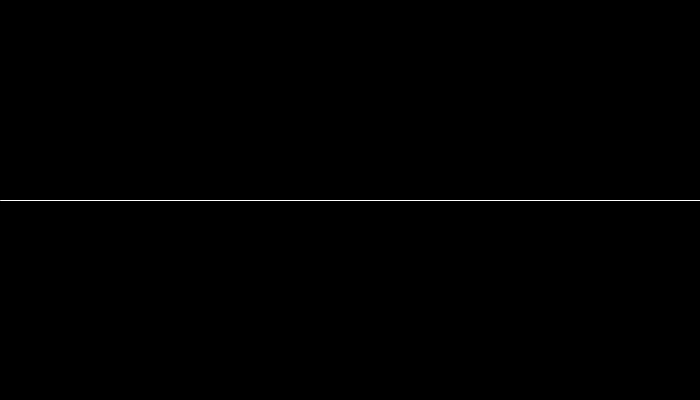
Frame 1 (no input)
Frame 60 (the mouse pressed at the canvas centre just before this capture): identical to frame 1, image omitted
Frame 120 (the mouse held since frame 60 and released just before this capture): identical to frame 1, image omitted

The Processing sketch that drew this single still picture (run headless with seeded random() and noise(); from frame 60 on, the mouse is pressed at the canvas centre):

// Processing sketch: processing_40699
// ── processing_40699.pde

int x = -100;
int xx = 800;
int y = height/2;

void setup(){
  
 size(700,400);
 
  
}

void draw(){
  background(0);
 stroke(255);
 noFill();
 
  if(mousePressed == true){
  curve(mouseX, mouseY, 0, height/2, 700, height/2, mouseX, mouseY);
  
  }else{curve(-500, 200, 0, height/2, 700, height/2, 1200, 200);
   
}
}
